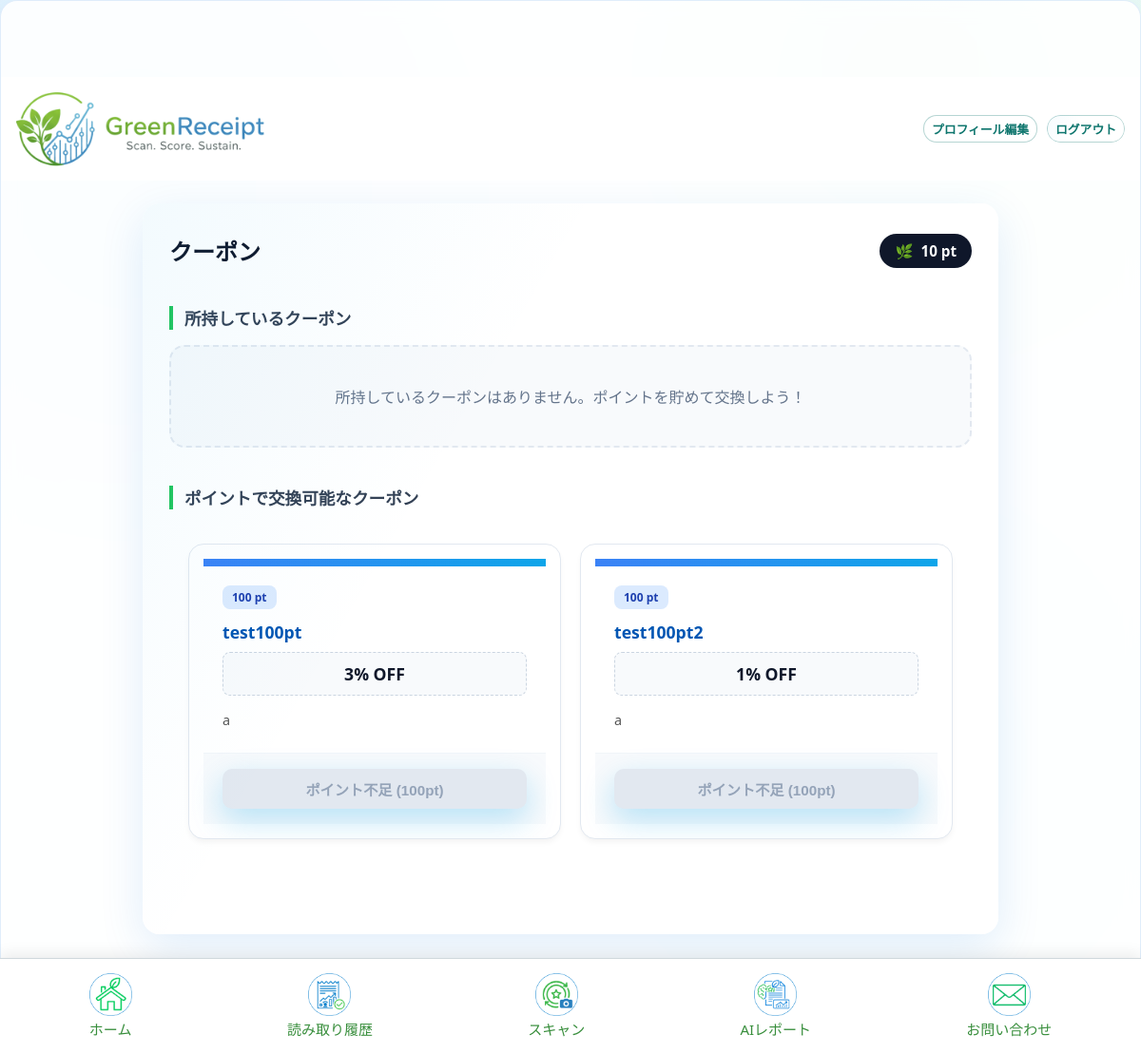
The app's page /coupons/ (signed in), older data.
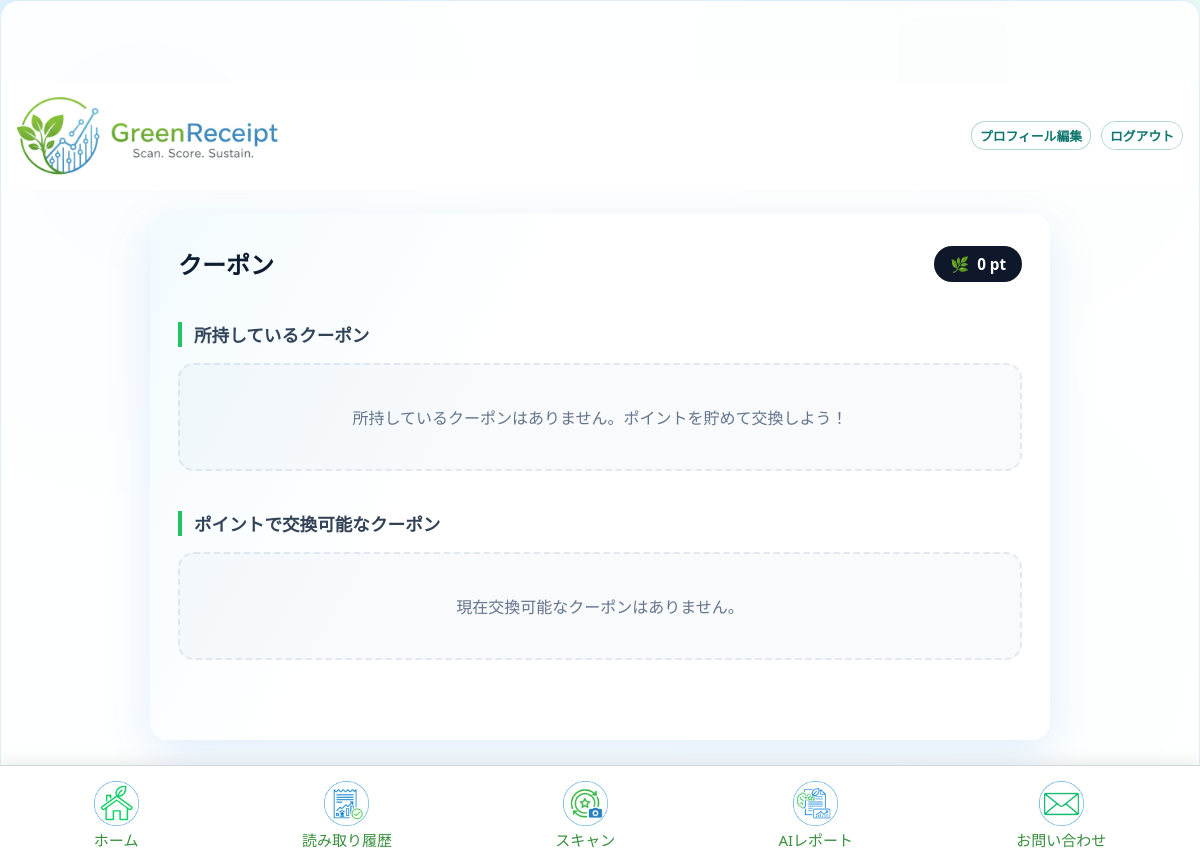
The same page, newer data.
### core/models.py (models this page shows, shortened)
class Coupon(models.Model):
    TYPE_CHOICES = [
        ('percentage', '割引率'),
        ('absolute', '固定額'),
    ]
    title = models.CharField(max_length=64, verbose_name='タイトル')
    description = models.CharField(max_length=64, verbose_name='詳細')
    requirement = models.CharField(max_length=255, blank=True, verbose_name='利用条件')
    type = models.CharField(max_length=64, verbose_name='タイプ', choices=TYPE_CHOICES)
    discount_value = models.DecimalField(
        max_digits=12, decimal_places=2, verbose_name='割引量')
    available_stores = models.ManyToManyField(
        Store, verbose_name='利用可能店舗', blank=True)
    required_points = models.IntegerField(default=0, verbose_name='必要ポイント数')
    STATUS_CHOICES = [
        ('pending', '申請中'),
        ('approved', '承認済み'),
        ('rejected', '却下'),
        ('deletion_requested', '削除申請中'),
    ]
    status = models.CharField(
        max_length=20, choices=STATUS_CHOICES, default='approved', verbose_name='ステータス')
    store = models.ForeignKey(
        Store, on_delete=models.CASCADE, null=True, blank=True, related_name='created_coupons', verbose_name='作成店舗')
    remarks = models.TextField(blank=True, verbose_name='備考')
    rejection_reason = models.TextField(blank=True, verbose_name='却下理由')
    updated_at = models.DateTimeField(auto_now=True, verbose_name='更新日時')
    @property
    def discount_amount(self):
        if self.type == 'absolute':
            return int(self.discount_value)
        return None
    @property
    def discount_rate(self):
        if self.type == 'percentage':
            return int(self.discount_value)
        return None
    class Meta:
        verbose_name = 'クーポン'
        verbose_name_plural = 'クーポン'

### core/views.py (the view)
# urls.py: path("coupons/", views.coupon_list, name="coupon_list"),
@login_required
def coupon_list(request):
    owned_coupons = request.user.current_coupons.all()
    used_coupon_ids = CouponUsage.objects.filter(user=request.user).values_list('coupon_id', flat=True)
    involved_coupon_ids = list(owned_coupons.values_list('id', flat=True)) + list(used_coupon_ids)
    acquired_point_thresholds = Coupon.objects.filter(
        id__in=involved_coupon_ids
    ).values_list('required_points', flat=True).distinct()
    available_coupons = Coupon.objects.filter(status='approved').exclude(
        id__in=involved_coupon_ids
    ).exclude(
        required_points__in=acquired_point_thresholds
    ).order_by('required_points')
    used_coupons = Coupon.objects.filter(id__in=used_coupon_ids)
    context = {
        'coupons': owned_coupons,
        'available_coupons': available_coupons,
        'used_coupons': used_coupons,
        'user_points': request.user.current_points
    }
    return render(request, "core/coupon_list.html", context)

### core/templates/core/coupon_list.html (shortened to what this page needs)
{% extends 'core/base.html' %}
{% load static %}
{% block content %}
<div class="coupon-page">
  <div class="page-header">
    <h1 class="page-title">クーポン</h1>
    <div class="points-balance">
      <span>🌿</span> {{ user_points }} pt
    </div>
  </div>
  <h2 class="section-title">所持しているクーポン</h2>
  {% if coupons %}
    <div class="coupon-grid">
      {% for coupon in coupons %}
        <div class="coupon-card owned-trigger"
             data-id="{{ coupon.id }}"
             data-title="{{ coupon.title }}"
             data-description="{{ coupon.description }}"
             data-discount="{% if coupon.discount_amount %}{{ coupon.discount_amount }}円引き{% else %}{{ coupon.discount_rate }}% OFF{% endif %}"
             data-requirement="{{ coupon.requirement }}"
             data-stores="{% for store in coupon.available_stores.all %}{{ store.store_name }}{% if not forloop.last %}, {% endif %}{% endfor %}"
             data-store-ids="{% for store in coupon.available_stores.all %}{{ store.store_id }}:{{ store.store_name }}{% if not forloop.last %},{% endif %}{% endfor %}">
          <div class="card-top"></div>
          <div class="card-body">
            <span class="coupon-badge badge-owned">所持中</span>
            <h3 class="coupon-title">{{ coupon.title }}</h3>
            <div class="coupon-benefit">
               {% if coupon.discount_amount %}{{ coupon.discount_amount }}円引き{% else %}{{ coupon.discount_rate }}% OFF{% endif %}
            </div>
            <p class="coupon-desc">{{ coupon.description|truncatechars:40 }}</p>
          </div>
          <div class="card-footer">
            <button class="action-btn btn-use">使う</button>
          </div>
        </div>
      {% endfor %}
    </div>
  {% else %}
    <div class="empty-box">
      所持しているクーポンはありません。ポイントを貯めて交換しよう！
    </div>
  {% endif %}
  <h2 class="section-title">ポイントで交換可能なクーポン</h2>
  {% if available_coupons %}
    <div class="coupon-grid">
      {% for coupon in available_coupons %}
        <div class="coupon-card">
          <div class="card-top exchange"></div>
          <div class="card-body">
            <span class="coupon-badge badge-exchange">{{ coupon.required_points }} pt</span>
            <h3 class="coupon-title">{{ coupon.title }}</h3>
            <div class="coupon-benefit">
               {% if coupon.discount_amount %}{{ coupon.discount_amount }}円引き{% else %}{{ coupon.discount_rate }}% OFF{% endif %}
            </div>
            <p class="coupon-desc">{{ coupon.description|truncatechars:40 }}</p>
          </div>
          <div class="card-footer">
            {% if user_points >= coupon.required_points %}
              <button class="action-btn btn-acquire acquire-coupon-btn" data-id="{{ coupon.id }}" data-points="{{ coupon.required_points }}">
                交換する
              </button>
            {% else %}
              <button class="action-btn btn-disabled" disabled>ポイント不足 ({{ coupon.required_points }}pt)</button>
            {% endif %}
          </div>
        </div>
      {% endfor %}
    </div>
  {% else %}
    <div class="empty-box">
      現在交換可能なクーポンはありません。
    </div>
  {% endif %}
</div>
{% endblock %}

Row changes from the older to the newer data that the page shows:
removed Coupon: required_points "100", title "test100pt", discount_rate "3", description "a"
removed Coupon: required_points "100", title "test100pt2", discount_rate "1", description "a"
Text that changed along with them:
{{ user_points }}: "10" → "0"
text now shown: "現在交換可能なクーポンはありません。"
